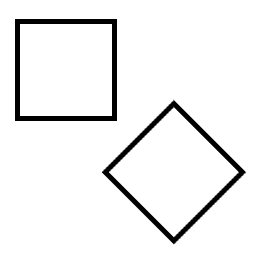
%> input picture lab5/kw.bmp, 256 x 256 px
$ octave lab5d.m   (GNU Octave 9; MATLAB toolbox functions it lacks are replaced by stand-ins)
%> lines starting %> are read from the running program, lines starting %| are printed output that depends on the picture
clearvars
close all
clc

load maskiPP

I1 = imread('kw.bmp');
%> I1 is the input picture: size 256x256 uint8; min 0, max 255, mean 239.9

M = S2;

M = M/9;

Ic = conv2(I1,M,'same');
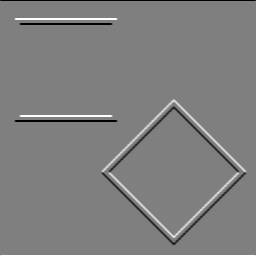
%> Ic: size 256x256 double; min -113.3, max 113.3, mean 0; drawn with min black and max white

I3 = Ic + 128;
I2 = abs(Ic);
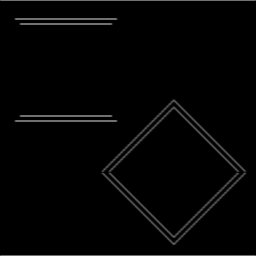
%> I2: size 256x256 double; min 0, max 113.3, mean 4.1

subplot(1,4,1)
imshow(I1,[])
title('original');
subplot(1,4,2)
imshow(I2,[])
title('abs')
subplot(1,4,3)
imshow(I3,[])
title('+128')
subplot(1,4,4)
imshow(I1-uint8(Ic),[])
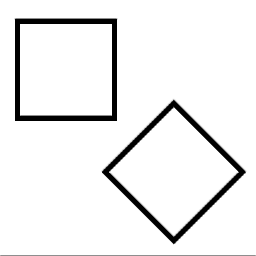
%> displayed picture: size 256x256, on the screen's scale of 0 to 255; min 0, max 255, mean 238.5
title('sum')


s = size(I1);
%> s = [256 256]

m1 = conv2(I1,S1,'same');
m2 = conv2(I1,S2,'same');

m1 = m1.^2;
m2 = m2.^2;
Ik = double(m1) + double(m2);
Ik = Ik.^0.5;
Ik = uint8(Ik);
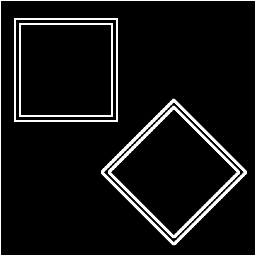
%> Ik: size 256x256 uint8; min 0, max 255, mean 19.7

figure
subplot(1,2,1)
imshow(I1)
title('original')
subplot(1,2,2)
imshow(Ik,[])
title('combined pow')

m1 = m1.^0.5;
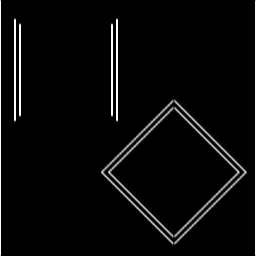
%> m1: size 256x256 double; min 0, max 1020, mean 37; drawn with min black and max white
m2 = m2.^0.5;
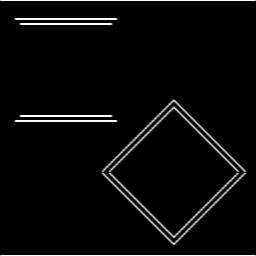
%> m2: size 256x256 double; min 0, max 1020, mean 37; mean of the top-left, top-right, bottom-left and bottom-right quarters 56.3, 20.1, 19, 52.6; drawn with min black and max white
Ik = double(m1) + double(m2);
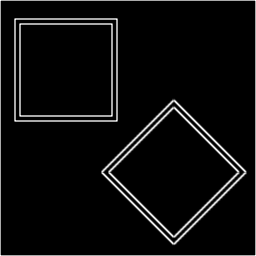
%> Ik: size 256x256 double; min 0, max 1530, mean 74; drawn with min black and max white
Ik = uint8(Ik);
%> Ik: size 256x256 uint8

figure
subplot(1,2,1)
imshow(I1)
title('original')
subplot(1,2,2)
imshow(Ik,[])
title('combined abs')
